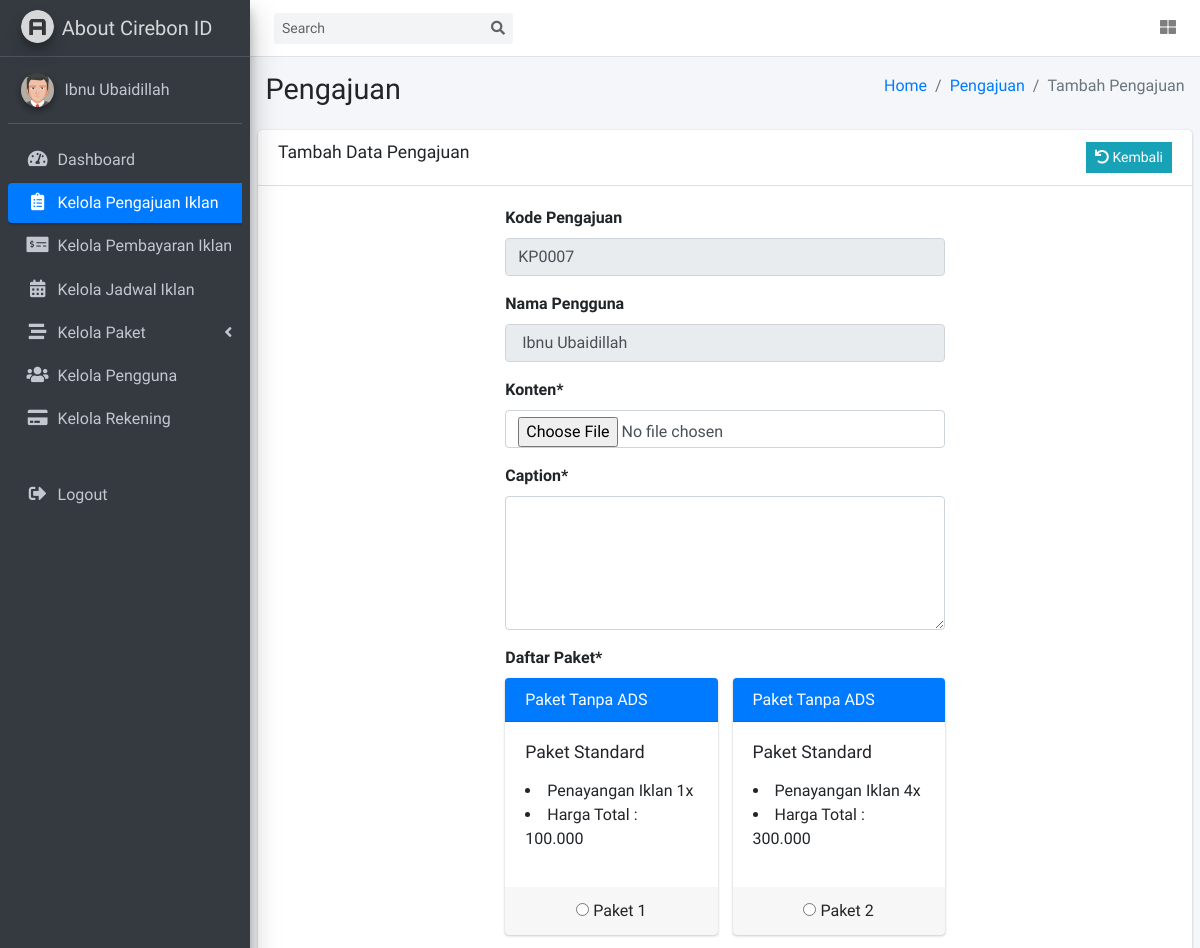
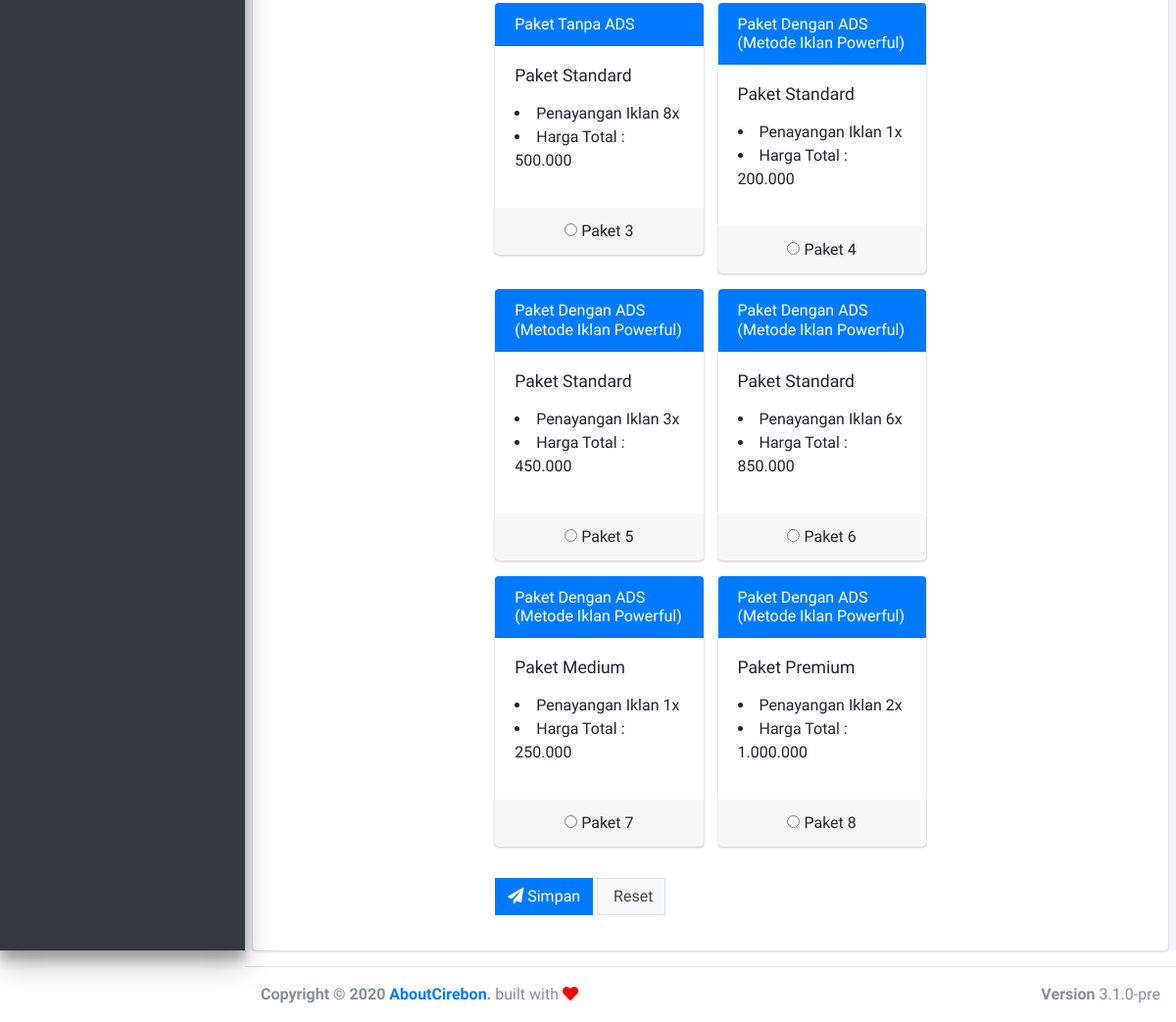
The page /index.php/pengajuan/tambah on the database its author committed (2 pictures, top to bottom).
### tables this page shows
CREATE TABLE `tbl_pengguna` (
  `id_pengguna` int(11) NOT NULL,
  `username` varchar(40) NOT NULL,
  `password` varchar(40) NOT NULL,
  `email` varchar(50) NOT NULL,
  `nama` varchar(50) NOT NULL,
  `alamat` varchar(255) NOT NULL,
  `no_telp` varchar(20) NOT NULL,
  `jenis_kelamin` varchar(20) NOT NULL,
  `level` int(1) NOT NULL COMMENT '1:admin, 2:atasan, 3:pelanggan',
  `tanggal_dibuat` timestamp NOT NULL DEFAULT current_timestamp() ON UPDATE current_timestamp(),
  `aktif` int(11) NOT NULL,
  `terakhir_diubah` timestamp NOT NULL DEFAULT current_timestamp() ON UPDATE current_timestamp()
);

CREATE TABLE `tbl_detailpaket` (
  `id_detail` int(11) NOT NULL,
  `id_paket` int(11) NOT NULL,
  `id_tipepaket` int(11) NOT NULL,
  `jumlah_tayang` int(11) NOT NULL,
  `harga` int(11) NOT NULL
);

CREATE TABLE `tbl_paket` (
  `id_paket` int(11) NOT NULL,
  `nama_paket` varchar(45) NOT NULL,
  `tgl_dibuat` timestamp NOT NULL DEFAULT current_timestamp()
);

CREATE TABLE `tbl_tipepaket` (
  `id_tipepaket` int(11) NOT NULL,
  `tipe_paket` varchar(50) NOT NULL,
  `tgl_dibuat` timestamp NOT NULL DEFAULT current_timestamp()
);

### application/libraries/Template.php (called while the page is built)
<?php
Class Template
{
    var $template_data = array();
    function set($nama, $value)
    {
        $this->template_data[$nama] = $value;
    }
    function load($template = '', $view = '', $view_data = array(), $return = FALSE)
    {
        $this->CI =& get_instance();
        $this->set('contents', $this->CI->load->view($view, $view_data, TRUE));
        return $this->CI->load->view($template, $this->template_data, $return);
    }
}
?>

### application/controllers/Pengajuan.php (called while the page is built, shortened)
<?php
class Pengajuan extends CI_Controller
{
    public function tambah()
    {
        $this->form_validation->set_rules('caption', 'Caption', 'required');
        $this->form_validation->set_message('required', '%s masih kosong!, silahkan isi kembali');
        if ($this->form_validation->run() == FALSE) {
            $dariDB = $this->pengajuan_m->generateKodePengajuan();
            $nourut = substr($dariDB, 3, 4);
            $kodePengajuanSekarang = $nourut + 1;
            $data['kode_pengajuan'] = $kodePengajuanSekarang;
            $data['detail'] = $this->pengajuan_m->detailPaket();
            $this->template->load('template', 'pengajuan/tambah_pengajuan', $data);
        }
    }
}

### index.php (called while the page is built, shortened)
<?php
require_once BASEPATH.'core/CodeIgniter.php';

### application/libraries/Fungsi.php (called while the page is built, shortened)
<?php
Class Fungsi {
    protected $ci;
    public function __construct() {
        $this->ci =& get_instance();
    }
    public function user_login() {
        $user_id = $this->ci->session->userdata('userid');
        $user_data  = $this->ci->pengguna_m->get($user_id)->row();
        return $user_data;
    }
}

### application/models/Pengguna_m.php (called while the page is built, shortened)
<?php
class Pengguna_m extends CI_Model
{
    public function get($id = null)
    {
        $this->db->from('tbl_pengguna');
        $query = $this->db->get();
        return $query;
    }
}

### application/models/Pengajuan_m.php (called while the page is built, shortened)
<?php
class Pengajuan_m extends CI_Model
{
    public function detailPaket()
    {
        $this->db->select('*');
        $this->db->from('tbl_paket');
        $this->db->join('tbl_detailpaket', 'tbl_detailpaket.id_paket = tbl_paket.id_paket');
        $this->db->join('tbl_tipepaket', 'tbl_tipepaket.id_tipepaket = tbl_detailpaket.id_tipepaket');
        $this->db->order_by('tbl_paket.id_paket');
        $query = $this->db->get()->result();
        return $query;
    }
}

### application/views/pengajuan/tambah_pengajuan.php (the view, shortened to what this page needs)
<section class="content-header">
    <div class="container-fluid">
        <div class="row mb-2">
            <div class="col-sm-6">
                <h1>Pengajuan</h1>
            </div>
            <div class="col-sm-6">
                <ol class="breadcrumb float-sm-right">
                    <li class="breadcrumb-item"><a href="<?= base_url('dashboard') ?>">Home</a></li>
                    <li class="breadcrumb-item"><a href="<?= base_url('pengajuan') ?>">Pengajuan</a></li>
                    <li class="breadcrumb-item active">Tambah Pengajuan</li>
                </ol>
            </div>
        </div>
    </div>
</section>
<section class="content">
    <div class="card">
        <div class="card-header">
            <h3 class="card-title">Tambah Data Pengajuan</h3>
            <div class="float-right">
                <a href="<?= site_url('pengajuan') ?>" class="btn btn-info btn-flat btn-sm"><i class="fa fa-undo"></i> Kembali</a>
            </div>
        </div>
        <div class="card-body">
            <div class="row">
                <div class="col-md-6 offset-3">
                    <form action="" method="POST" enctype="multipart/form-data">
                        <div class="form-group">
                            <label for="kode_pengajuan">Kode Pengajuan</label>
                            <input type="text" name="kode_pengajuan" value="KP<?= sprintf("%04s", $kode_pengajuan) ?>" id="kode_pengajuan" class="form-control" readonly />
                        </div>
                        <div class="form-group">
                            <label for="nama">Nama Pengguna</label>
                            <input type="text" name="nama" value=" <?= $this->fungsi->user_login()->nama ?>" id="nama" class="form-control" readonly />
                        </div>
                        <div class="form-group">
                            <label for="konten">Konten*</label>
                            <input type="file" name="konten" class="form-control">
                        </div>
                        <div class="form-group">
                            <label for="alamat">Caption*</label>
                            <textarea name="caption" id="caption" cols="30" rows="5" class="form-control" autofocus> <?= set_value('caption') ?></textarea>
                        </div>
                        <div class="form-group">
                            <label for="id_detail">Daftar Paket*</label>
                            <div class="row">
                                <?php
                                $no = 1;
                                foreach ($detail as $det) {  ?>
                                    <div class="col-sm-6">
                                        <div class="card card-blue border-primary">
                                            <h6 class="card-header"> <?= $det->nama_paket ?></h6>
                                            <div class="card-body">
                                                <h5 class="card-title"> Paket <?= $det->tipe_paket ?></h5>
                                                <p class="card-text">
                                                    <li>
                                                        Penayangan Iklan <?= $det->jumlah_tayang ?>x
                                                    </li>
                                                    <li>
                                                        Harga Total : <?= number_format($det->harga, 0, ".", ".") ?>
                                                    </li>
                                                </p>
                                            </div>
                                            <div class="card-footer">
                                                <center>
                                                    <input type="radio" name="id_detail" value="<?= $det->id_detail ?>" id="id_detail" /> Paket <?= $no++ ?>
                                                </center>
                                            </div>
                                        </div>
                                    </div>
                                <?php } ?>
                            </div>
                        </div>
                        <div class="form-group">
                            <button type="submit" class="btn btn-primary btn-flat"><i class="fa fa-paper-plane"></i> Simpan</button>
                            <button type="reset" class="btn btn-default btn-flat"><i class="fa fa-reset"></i> Reset</button>
                        </div>
                </div>
            </div>
        </div>
    </div>
    </div>

### application/views/template.php (shortened to what this page needs)
<!DOCTYPE html>
<html lang="en">
<head>
  <link rel="stylesheet" href="<?= base_url() ?>assets/plugins/fontawesome-free/css/all.min.css">
  <link rel="stylesheet" href="https://cdnjs.cloudflare.com/ajax/libs/izitoast/1.4.0/css/iziToast.css" />
  <link rel="stylesheet" href="<?= base_url() ?>assets/plugins/datatables-bs4/css/dataTables.bootstrap4.min.css">
  <link rel="stylesheet" href="<?= base_url() ?>assets/plugins/datatables-responsive/css/responsive.bootstrap4.min.css">
  <link rel="stylesheet" href="<?= base_url() ?>assets/dist/css/adminlte.min.css">
</head>
<body class="hold-transition sidebar-mini">
  <div class="wrapper">
    <nav class="main-header navbar navbar-expand navbar-white navbar-light">
      <form class="form-inline ml-3">
        <div class="input-group input-group-sm">
          <input class="form-control form-control-navbar" type="search" placeholder="Search" aria-label="Search">
          <div class="input-group-append">
            <button class="btn btn-navbar" type="submit">
              <i class="fas fa-search"></i>
            </button>
          </div>
        </div>
      </form>
      <ul class="navbar-nav ml-auto">
        <li class="nav-item">
          <a class="nav-link" data-widget="control-sidebar" data-slide="true" href="#" role="button">
            <i class="fas fa-th-large"></i>
          </a>
        </li>
      </ul>
    </nav>
    <aside class="main-sidebar sidebar-dark-primary elevation-4">
      <a href="<?= base_url('dashboard') ?>" class="brand-link">
        <img src="<?= base_url() ?>assets/dist/img/AdminLTELogo.png" alt="AdminLTE Logo" class="brand-image img-circle elevation-3" style="opacity: .8">
        <span class="brand-text font-weight-light">About Cirebon ID</span>
      </a>
      <div class="sidebar">
        <div class="user-panel mt-3 pb-3 mb-3 d-flex">
          <div class="image">
            <img src="<?= base_url() ?>/assets/dist/img/profile/default.png" class="img-circle elevation-2" alt="User Image">
          </div>
          <div class="info">
            <a href="<?= base_url('profil') ?>" class="d-block"><?= $this->fungsi->user_login()->nama ?></a>
          </div>
        </div>
        <nav class="mt-2">
          <ul class="nav nav-pills nav-sidebar flex-column" data-widget="treeview" role="menu" data-accordion="false">
            <li class="nav-item has-treeview">
              <a href="<?= base_url('dashboard') ?>" class="nav-link <?= $this->uri->segment(1) == 'dashboard' || $this->uri->segment(1) == '' ? 'active' : '' ?>">
                <i class="nav-icon fas fa-tachometer-alt"></i>
                <p>
                  Dashboard
                </p>
              </a>
            </li>
            <?php if ($this->fungsi->user_login()->level == 1 || $this->fungsi->user_login()->level == 3) { ?>
              <li class="nav-item has-treeview">
                <a href="<?= base_url('pengajuan') ?>" class="nav-link <?= $this->uri->segment(1) == 'pengajuan' ? 'active' : '' ?>">
                  <i class="nav-icon fas fa-clipboard-list"></i>
                  <p>
                    <?php if ($this->fungsi->user_login()->level == 3) { ?>
                      Pengajuan Iklan
                    <?php } else { ?>
                      Kelola Pengajuan Iklan
                    <?php } ?>
                  </p>
                </a>
              </li>
              <li class="nav-item has-treeview">
                <a href="<?= base_url('pembayaran') ?>" class="nav-link <?= $this->uri->segment(1) == 'pembayaran' ? 'active' : '' ?>">
                  <i class="nav-icon fas fa-money-check-alt"></i>
                  <p>
                    <?php if ($this->fungsi->user_login()->level == 3) { ?>
                      Pembayaran Iklan
                    <?php } else { ?>
                      Kelola Pembayaran Iklan
                    <?php } ?>
                  </p>
                </a>
              </li>
              <?php if ($this->fungsi->user_login()->level == 1 || $this->fungsi->user_login()->level == 3) { ?>
                <li class="nav-item has-treeview">
                  <a href="#" class="nav-link">
                    <i class="nav-icon fa fa-calendar-alt"></i>
                    <p>
                      <?php if ($this->fungsi->user_login()->level == 3) { ?>
                        Jadwal Iklan
                      <?php } else { ?>
                        Kelola Jadwal Iklan
                      <?php } ?>
                    </p>
                  </a>
                </li>
              <?php } ?>
              <?php if ($this->fungsi->user_login()->level == 1) { ?>
                <li class="nav-item has-treeview <?= $this->uri->segment(1) == 'paket' || $this->uri->segment(1) == 'paket_detail' || $this->uri->segment(1) == 'tipe_paket' ? 'menu-open' : '' ?>">
                  <a href="#" class="nav-link">
                    <i class="nav-icon fa fa-stream"></i>
                    <p>
                      Kelola Paket
                      <i class="right fas fa-angle-left"></i>
                    </p>
                  </a>
                  <?php } ?>
                  <?php if ($this->fungsi->user_login()->level == 1) { ?>
                <li class="nav-item has-treeview">
                  <a href="<?= base_url('pengguna') ?>" class="nav-link <?= $this->uri->segment(1) == 'pengguna' ? 'active' : '' ?>">
                    <i class="nav-icon fas fa-users"></i>
                    <p>
                      Kelola Pengguna
                    </p>
                  </a>
                </li>
                <li class="nav-item has-treeview">
                  <a href="<?= base_url('rekening') ?>" class="nav-link <?= $this->uri->segment(1) == 'rekening' ? 'active' : '' ?>">
                    <i class="nav-icon fas fa-credit-card"></i>
                    <p>
                      Kelola Rekening
                    </p>
                  </a>
                </li>
              <?php } ?>
            <?php } ?>
            <li class="nav-item has-treeview">
              <a href="<?= site_url('auth/logout') ?>" class="nav-link">
                <i class="nav-icon fa fa-sign-out-alt"></i>
                Logout
              </a>
            </li>
          </ul>
        </nav>
      </div>
    </aside>
    <div class="content-wrapper">
      <?= $contents ?>
    </div>
    <footer class="main-footer">
      <div class="float-right d-none d-sm-block">
        <b>Version</b> 3.1.0-pre
      </div>
      <strong>Copyright &copy; 2020 <a href="http://aboutcirebon.id" target="_blank">AboutCirebon</a>.</strong> built with <i class="fa fa-heart" style="color: red"></i>
  </footer>
</body>
</html>

### rows shown on the page
tbl_pengguna: nama "Ibnu Ubaidillah"
tbl_detailpaket: id_paket.nama_paket "Paket Tanpa ADS", id_tipepaket.tipe_paket "Standard", jumlah_tayang "1", harga "100.000"
tbl_detailpaket: id_paket.nama_paket "Paket Tanpa ADS", id_tipepaket.tipe_paket "Standard", jumlah_tayang "4", harga "300.000"
tbl_detailpaket: id_paket.nama_paket "Paket Tanpa ADS", id_tipepaket.tipe_paket "Standard", jumlah_tayang "8", harga "500.000"
tbl_detailpaket: id_paket.nama_paket "Paket Dengan ADS (Metode Iklan Powerful)", id_tipepaket.tipe_paket "Standard", jumlah_tayang "1", harga "200.000"
tbl_detailpaket: id_paket.nama_paket "Paket Dengan ADS (Metode Iklan Powerful)", id_tipepaket.tipe_paket "Standard", jumlah_tayang "3", harga "450.000"
tbl_detailpaket: id_paket.nama_paket "Paket Dengan ADS (Metode Iklan Powerful)", id_tipepaket.tipe_paket "Standard", jumlah_tayang "6", harga "850.000"
tbl_detailpaket: id_paket.nama_paket "Paket Dengan ADS (Metode Iklan Powerful)", id_tipepaket.tipe_paket "Medium", jumlah_tayang "1", harga "250.000"
tbl_detailpaket: id_paket.nama_paket "Paket Dengan ADS (Metode Iklan Powerful)", id_tipepaket.tipe_paket "Premium", jumlah_tayang "2", harga "1.000.000"
